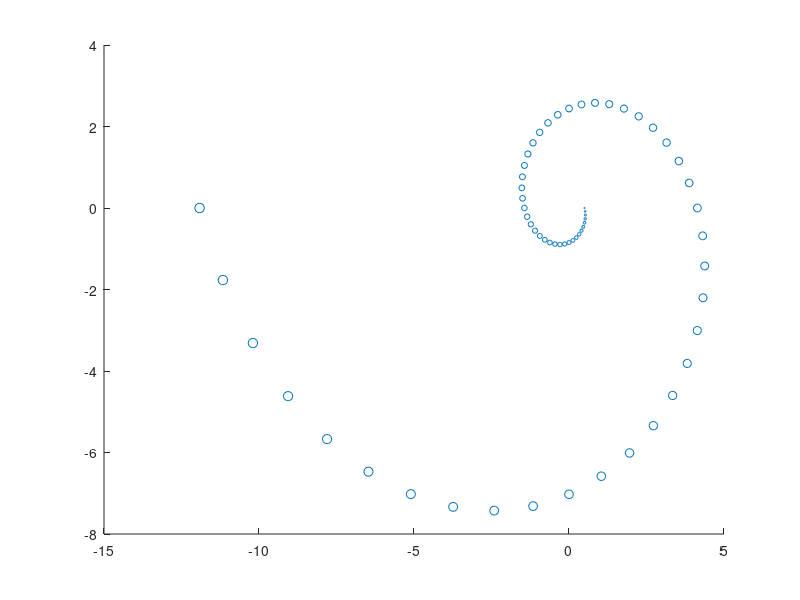

The MATLAB script that drew this image:
figure;
a=.5; % factor de escala
b=1.4;% cuan fuerte se desenrolla
phi=0:pi/20:3*pi;
x=a.*b.^phi.*cos(phi);
y=-a.*b.^phi.*sin(phi);
scatter(x,y,0.8.*[1:length(x)])